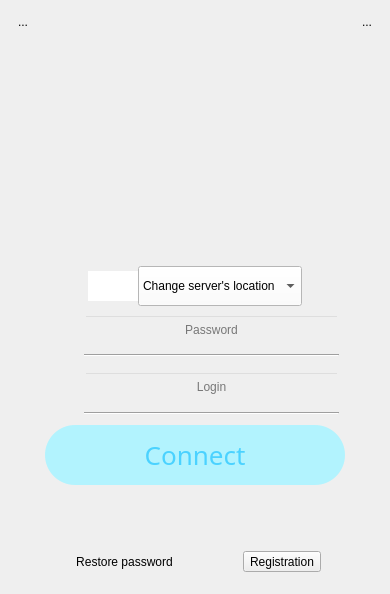
<?xml version="1.0" encoding="UTF-8"?>
<ui version="4.0">
 <class>LoginVerBig</class>
 <widget class="QWidget" name="LoginVerBig">
  <property name="geometry">
   <rect>
    <x>0</x>
    <y>0</y>
    <width>390</width>
    <height>594</height>
   </rect>
  </property>
  <property name="windowTitle">
   <string>Form</string>
  </property>
  <layout class="QVBoxLayout" name="verticalLayout">
   <item>
    <layout class="QHBoxLayout" name="horizontalLayout_31">
     <item>
      <layout class="QVBoxLayout" name="verticalLayout_36">
       <item>
        <widget class="QToolButton" name="btHelp">
         <property name="text">
          <string>...</string>
         </property>
         <property name="icon">
          <iconset>
           <normaloff>:/pics/help-noactive@2x.png</normaloff>:/pics/help-noactive@2x.png</iconset>
         </property>
         <property name="iconSize">
          <size>
           <width>24</width>
           <height>24</height>
          </size>
         </property>
         <property name="toolButtonStyle">
          <enum>Qt::ToolButtonIconOnly</enum>
         </property>
         <property name="autoRaise">
          <bool>true</bool>
         </property>
        </widget>
       </item>
       <item>
        <spacer name="verticalSpacer_30">
         <property name="orientation">
          <enum>Qt::Vertical</enum>
         </property>
         <property name="sizeType">
          <enum>QSizePolicy::Expanding</enum>
         </property>
         <property name="sizeHint" stdset="0">
          <size>
           <width>20</width>
           <height>40</height>
          </size>
         </property>
        </spacer>
       </item>
      </layout>
     </item>
     <item>
      <spacer name="horizontalSpacer_53">
       <property name="orientation">
        <enum>Qt::Horizontal</enum>
       </property>
       <property name="sizeHint" stdset="0">
        <size>
         <width>40</width>
         <height>20</height>
        </size>
       </property>
      </spacer>
     </item>
     <item>
      <layout class="QVBoxLayout" name="verticalLayout_37">
       <item>
        <spacer name="verticalSpacer_31">
         <property name="orientation">
          <enum>Qt::Vertical</enum>
         </property>
         <property name="sizeType">
          <enum>QSizePolicy::Fixed</enum>
         </property>
         <property name="sizeHint" stdset="0">
          <size>
           <width>20</width>
           <height>20</height>
          </size>
         </property>
        </spacer>
       </item>
       <item>
        <widget class="QLabel" name="label_13">
         <property name="sizePolicy">
          <sizepolicy hsizetype="Minimum" vsizetype="Minimum">
           <horstretch>0</horstretch>
           <verstretch>0</verstretch>
          </sizepolicy>
         </property>
         <property name="minimumSize">
          <size>
           <width>200</width>
           <height>200</height>
          </size>
         </property>
         <property name="maximumSize">
          <size>
           <width>200</width>
           <height>200</height>
          </size>
         </property>
         <property name="styleSheet">
          <string notr="true">background: rgb(0, 0, 0,0);</string>
         </property>
         <property name="text">
          <string/>
         </property>
         <property name="pixmap">
          <pixmap resource="../resources/DiveVPN/main.qrc">:/pics/logo-main@2x.png</pixmap>
         </property>
         <property name="scaledContents">
          <bool>true</bool>
         </property>
         <property name="alignment">
          <set>Qt::AlignCenter</set>
         </property>
        </widget>
       </item>
       <item>
        <spacer name="verticalSpacer_32">
         <property name="orientation">
          <enum>Qt::Vertical</enum>
         </property>
         <property name="sizeHint" stdset="0">
          <size>
           <width>20</width>
           <height>40</height>
          </size>
         </property>
        </spacer>
       </item>
      </layout>
     </item>
     <item>
      <spacer name="horizontalSpacer_54">
       <property name="orientation">
        <enum>Qt::Horizontal</enum>
       </property>
       <property name="sizeHint" stdset="0">
        <size>
         <width>40</width>
         <height>20</height>
        </size>
       </property>
      </spacer>
     </item>
     <item>
      <layout class="QVBoxLayout" name="verticalLayout_38">
       <item>
        <widget class="QToolButton" name="btSettings">
         <property name="styleSheet">
          <string notr="true"/>
         </property>
         <property name="text">
          <string>...</string>
         </property>
         <property name="icon">
          <iconset>
           <normaloff>:/pics/settings-noactive@2x.png</normaloff>:/pics/settings-noactive@2x.png</iconset>
         </property>
         <property name="iconSize">
          <size>
           <width>24</width>
           <height>24</height>
          </size>
         </property>
         <property name="toolButtonStyle">
          <enum>Qt::ToolButtonIconOnly</enum>
         </property>
         <property name="autoRaise">
          <bool>true</bool>
         </property>
        </widget>
       </item>
       <item>
        <spacer name="verticalSpacer_33">
         <property name="orientation">
          <enum>Qt::Vertical</enum>
         </property>
         <property name="sizeType">
          <enum>QSizePolicy::Expanding</enum>
         </property>
         <property name="sizeHint" stdset="0">
          <size>
           <width>20</width>
           <height>40</height>
          </size>
         </property>
        </spacer>
       </item>
      </layout>
     </item>
    </layout>
   </item>
   <item>
    <layout class="QHBoxLayout" name="horizontalLayout_7">
     <property name="spacing">
      <number>0</number>
     </property>
     <item>
      <spacer name="horizontalSpacer">
       <property name="orientation">
        <enum>Qt::Horizontal</enum>
       </property>
       <property name="sizeHint" stdset="0">
        <size>
         <width>40</width>
         <height>20</height>
        </size>
       </property>
      </spacer>
     </item>
     <item>
      <widget class="QLabel" name="lbLocationFlag">
       <property name="sizePolicy">
        <sizepolicy hsizetype="Fixed" vsizetype="Fixed">
         <horstretch>0</horstretch>
         <verstretch>0</verstretch>
        </sizepolicy>
       </property>
       <property name="minimumSize">
        <size>
         <width>50</width>
         <height>30</height>
        </size>
       </property>
       <property name="maximumSize">
        <size>
         <width>50</width>
         <height>30</height>
        </size>
       </property>
       <property name="styleSheet">
        <string notr="true">padding-right: 10px;
background-color: rgb(255, 255, 255);</string>
       </property>
       <property name="text">
        <string/>
       </property>
       <property name="pixmap">
        <pixmap resource="../resources/common/common.qrc">:/country/ussr.png</pixmap>
       </property>
       <property name="scaledContents">
        <bool>true</bool>
       </property>
      </widget>
     </item>
     <item>
      <widget class="QComboBox" name="cbUpstream">
       <property name="sizePolicy">
        <sizepolicy hsizetype="Expanding" vsizetype="Minimum">
         <horstretch>0</horstretch>
         <verstretch>0</verstretch>
        </sizepolicy>
       </property>
       <property name="minimumSize">
        <size>
         <width>0</width>
         <height>40</height>
        </size>
       </property>
       <property name="styleSheet">
        <string notr="true">background-color: rgb(255, 255, 255);</string>
       </property>
       <property name="editable">
        <bool>false</bool>
       </property>
       <property name="currentText">
        <string>Change server's location</string>
       </property>
       <item>
        <property name="text">
         <string>Change server's location</string>
        </property>
       </item>
      </widget>
     </item>
     <item>
      <spacer name="horizontalSpacer_2">
       <property name="orientation">
        <enum>Qt::Horizontal</enum>
       </property>
       <property name="sizeHint" stdset="0">
        <size>
         <width>40</width>
         <height>20</height>
        </size>
       </property>
      </spacer>
     </item>
    </layout>
   </item>
   <item>
    <layout class="QHBoxLayout" name="horizontalLayout_32">
     <property name="leftMargin">
      <number>40</number>
     </property>
     <property name="rightMargin">
      <number>40</number>
     </property>
     <item>
      <layout class="QHBoxLayout" name="horizontalLayout_33">
       <item>
        <layout class="QVBoxLayout" name="verticalLayout_39">
         <item>
          <widget class="QLabel" name="label_14">
           <property name="minimumSize">
            <size>
             <width>22</width>
             <height>22</height>
            </size>
           </property>
           <property name="maximumSize">
            <size>
             <width>22</width>
             <height>22</height>
            </size>
           </property>
           <property name="styleSheet">
            <string notr="true">background:	rgb(0,0,0,0);
</string>
           </property>
           <property name="text">
            <string/>
           </property>
           <property name="pixmap">
            <pixmap resource="../resources/DiveVPN/main.qrc">:/pics/psw_icon@2x.png</pixmap>
           </property>
           <property name="scaledContents">
            <bool>true</bool>
           </property>
          </widget>
         </item>
         <item>
          <spacer name="verticalSpacer_34">
           <property name="orientation">
            <enum>Qt::Vertical</enum>
           </property>
           <property name="sizeHint" stdset="0">
            <size>
             <width>20</width>
             <height>40</height>
            </size>
           </property>
          </spacer>
         </item>
        </layout>
       </item>
       <item>
        <spacer name="horizontalSpacer_56">
         <property name="orientation">
          <enum>Qt::Horizontal</enum>
         </property>
         <property name="sizeType">
          <enum>QSizePolicy::Fixed</enum>
         </property>
         <property name="sizeHint" stdset="0">
          <size>
           <width>5</width>
           <height>20</height>
          </size>
         </property>
        </spacer>
       </item>
       <item>
        <layout class="QVBoxLayout" name="verticalLayout_40">
         <item>
          <widget class="QLineEdit" name="edPassword">
           <property name="minimumSize">
            <size>
             <width>0</width>
             <height>30</height>
            </size>
           </property>
           <property name="maximumSize">
            <size>
             <width>16777215</width>
             <height>16777215</height>
            </size>
           </property>
           <property name="styleSheet">
            <string notr="true">background:	rgb(0,0,0,0);
</string>
           </property>
           <property name="text">
            <string/>
           </property>
           <property name="echoMode">
            <enum>QLineEdit::Password</enum>
           </property>
           <property name="alignment">
            <set>Qt::AlignCenter</set>
           </property>
           <property name="placeholderText">
            <string>Password</string>
           </property>
          </widget>
         </item>
         <item>
          <widget class="Line" name="line_9">
           <property name="orientation">
            <enum>Qt::Horizontal</enum>
           </property>
          </widget>
         </item>
        </layout>
       </item>
      </layout>
     </item>
    </layout>
   </item>
   <item>
    <layout class="QHBoxLayout" name="horizontalLayout_34">
     <property name="leftMargin">
      <number>40</number>
     </property>
     <property name="rightMargin">
      <number>40</number>
     </property>
     <item>
      <layout class="QHBoxLayout" name="horizontalLayout_35">
       <item>
        <layout class="QVBoxLayout" name="verticalLayout_41">
         <item>
          <widget class="QLabel" name="label_15">
           <property name="minimumSize">
            <size>
             <width>22</width>
             <height>22</height>
            </size>
           </property>
           <property name="maximumSize">
            <size>
             <width>22</width>
             <height>22</height>
            </size>
           </property>
           <property name="styleSheet">
            <string notr="true">background:	rgb(0,0,0,0);
</string>
           </property>
           <property name="text">
            <string/>
           </property>
           <property name="pixmap">
            <pixmap resource="../resources/DiveVPN/main.qrc">:/pics/user_icon@2x.png</pixmap>
           </property>
           <property name="scaledContents">
            <bool>true</bool>
           </property>
          </widget>
         </item>
         <item>
          <spacer name="verticalSpacer_37">
           <property name="orientation">
            <enum>Qt::Vertical</enum>
           </property>
           <property name="sizeHint" stdset="0">
            <size>
             <width>20</width>
             <height>40</height>
            </size>
           </property>
          </spacer>
         </item>
        </layout>
       </item>
       <item>
        <spacer name="horizontalSpacer_59">
         <property name="orientation">
          <enum>Qt::Horizontal</enum>
         </property>
         <property name="sizeType">
          <enum>QSizePolicy::Fixed</enum>
         </property>
         <property name="sizeHint" stdset="0">
          <size>
           <width>5</width>
           <height>20</height>
          </size>
         </property>
        </spacer>
       </item>
       <item>
        <layout class="QVBoxLayout" name="verticalLayout_42">
         <item>
          <widget class="QLineEdit" name="edUsername">
           <property name="minimumSize">
            <size>
             <width>0</width>
             <height>30</height>
            </size>
           </property>
           <property name="maximumSize">
            <size>
             <width>16777215</width>
             <height>16777215</height>
            </size>
           </property>
           <property name="styleSheet">
            <string notr="true">background:	rgb(0,0,0,0);
</string>
           </property>
           <property name="text">
            <string/>
           </property>
           <property name="alignment">
            <set>Qt::AlignCenter</set>
           </property>
           <property name="placeholderText">
            <string>Login</string>
           </property>
          </widget>
         </item>
         <item>
          <widget class="Line" name="line_10">
           <property name="sizePolicy">
            <sizepolicy hsizetype="Expanding" vsizetype="Fixed">
             <horstretch>0</horstretch>
             <verstretch>0</verstretch>
            </sizepolicy>
           </property>
           <property name="orientation">
            <enum>Qt::Horizontal</enum>
           </property>
          </widget>
         </item>
        </layout>
       </item>
      </layout>
     </item>
    </layout>
   </item>
   <item>
    <layout class="QHBoxLayout" name="horizontalLayout_29">
     <item>
      <widget class="QPushButton" name="btLogin">
       <property name="minimumSize">
        <size>
         <width>300</width>
         <height>60</height>
        </size>
       </property>
       <property name="maximumSize">
        <size>
         <width>300</width>
         <height>60</height>
        </size>
       </property>
       <property name="font">
        <font>
         <family>12</family>
         <pointsize>-1</pointsize>
         <weight>50</weight>
         <italic>false</italic>
         <bold>false</bold>
        </font>
       </property>
       <property name="styleSheet">
        <string notr="true">border-radius:30px;
font: 26px bold;
border-width: 1px;
background-color: rgb(178, 243, 254);
color: rgb(75, 210, 255);</string>
       </property>
       <property name="text">
        <string>Connect</string>
       </property>
       <property name="default">
        <bool>false</bool>
       </property>
       <property name="flat">
        <bool>false</bool>
       </property>
      </widget>
     </item>
    </layout>
   </item>
   <item>
    <spacer name="verticalSpacer_35">
     <property name="orientation">
      <enum>Qt::Vertical</enum>
     </property>
     <property name="sizeHint" stdset="0">
      <size>
       <width>228</width>
       <height>22</height>
      </size>
     </property>
    </spacer>
   </item>
   <item>
    <spacer name="verticalSpacer_36">
     <property name="orientation">
      <enum>Qt::Vertical</enum>
     </property>
     <property name="sizeType">
      <enum>QSizePolicy::Fixed</enum>
     </property>
     <property name="sizeHint" stdset="0">
      <size>
       <width>17</width>
       <height>15</height>
      </size>
     </property>
    </spacer>
   </item>
   <item>
    <spacer name="verticalSpacer_38">
     <property name="orientation">
      <enum>Qt::Vertical</enum>
     </property>
     <property name="sizeType">
      <enum>QSizePolicy::Fixed</enum>
     </property>
     <property name="sizeHint" stdset="0">
      <size>
       <width>17</width>
       <height>15</height>
      </size>
     </property>
    </spacer>
   </item>
   <item>
    <layout class="QVBoxLayout" name="verticalLayout_35">
     <item>
      <widget class="QLabel" name="lbMessage">
       <property name="text">
        <string/>
       </property>
       <property name="scaledContents">
        <bool>false</bool>
       </property>
       <property name="alignment">
        <set>Qt::AlignCenter</set>
       </property>
       <property name="wordWrap">
        <bool>true</bool>
       </property>
      </widget>
     </item>
     <item>
      <layout class="QHBoxLayout" name="horizontalLayout_30">
       <item>
        <spacer name="horizontalSpacer_51">
         <property name="orientation">
          <enum>Qt::Horizontal</enum>
         </property>
         <property name="sizeHint" stdset="0">
          <size>
           <width>10</width>
           <height>20</height>
          </size>
         </property>
        </spacer>
       </item>
       <item>
        <widget class="QToolButton" name="btRestore">
         <property name="text">
          <string>Restore password</string>
         </property>
         <property name="autoRaise">
          <bool>true</bool>
         </property>
        </widget>
       </item>
       <item>
        <spacer name="horizontalSpacer_52">
         <property name="orientation">
          <enum>Qt::Horizontal</enum>
         </property>
         <property name="sizeType">
          <enum>QSizePolicy::Expanding</enum>
         </property>
         <property name="sizeHint" stdset="0">
          <size>
           <width>40</width>
           <height>20</height>
          </size>
         </property>
        </spacer>
       </item>
       <item>
        <widget class="QToolButton" name="btRegistration">
         <property name="text">
          <string>Registration</string>
         </property>
        </widget>
       </item>
       <item>
        <spacer name="horizontalSpacer_3">
         <property name="orientation">
          <enum>Qt::Horizontal</enum>
         </property>
         <property name="sizeHint" stdset="0">
          <size>
           <width>40</width>
           <height>20</height>
          </size>
         </property>
        </spacer>
       </item>
      </layout>
     </item>
    </layout>
   </item>
   <item>
    <spacer name="verticalSpacer_29">
     <property name="orientation">
      <enum>Qt::Vertical</enum>
     </property>
     <property name="sizeHint" stdset="0">
      <size>
       <width>268</width>
       <height>22</height>
      </size>
     </property>
    </spacer>
   </item>
  </layout>
 </widget>
 <resources>
  <include location="../resources/common/common.qrc"/>
  <include location="../resources/DiveVPN/main.qrc"/>
 </resources>
 <connections/>
</ui>
